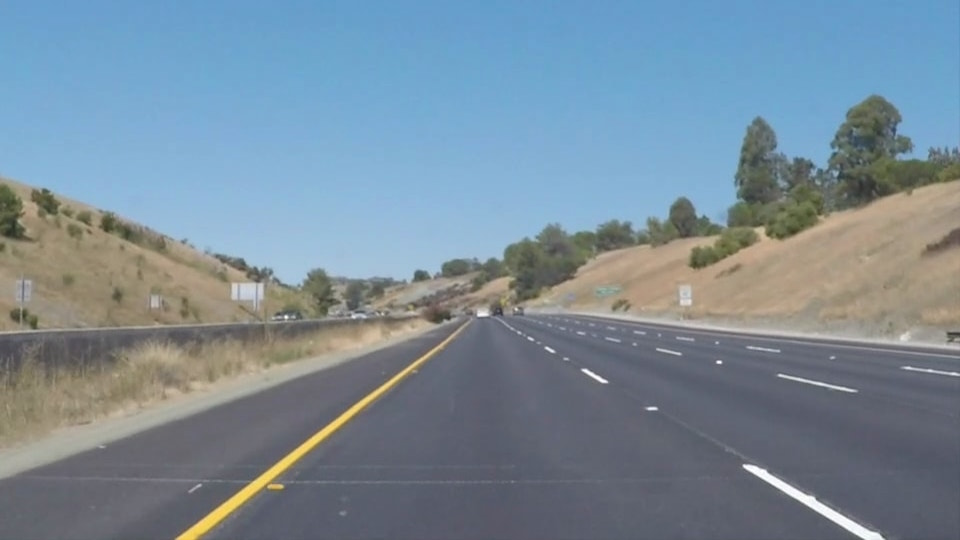
#> input picture openCV-automobile/images/perspective_Test.jpg, 960 x 540 px
$ python perspective_Image.py
#> lines starting #> are read from the running program, lines starting #| are printed output that depends on the picture
#-*- coding:utf-8 -*-
import cv2
import numpy as np
from matplotlib import pyplot as plt

img = cv2.imread('images/perspective_Test.jpg')
#> img is the input picture: shape (540, 960, 3); mean B, G, R 152.9, 139.4, 121.2
# [x,y] 좌표점을 4x2의 행렬로 작성
# 좌표점은 좌상->좌하->우상->우하
pts1 = np.float32([[360,400],[185,530],[580,382],[890,570]])

# 좌표의 이동점
pts2 = np.float32([[10,10],[10,1100],[1000,20],[1050,1155]])

# pts1의 좌표에 표시. perspective 변환 후 이동 점 확인.
cv2.circle(img, (504,1003), 20, (255,0,0),-1)
cv2.circle(img, (243,1524), 20, (0,255,0),-1)
cv2.circle(img, (1000,1000), 20, (0,0,255),-1)
cv2.circle(img, (1280,1685), 20, (0,0,0),-1)

M = cv2.getPerspectiveTransform(pts1, pts2)

dst = cv2.warpPerspective(img, M, (1100,1100))
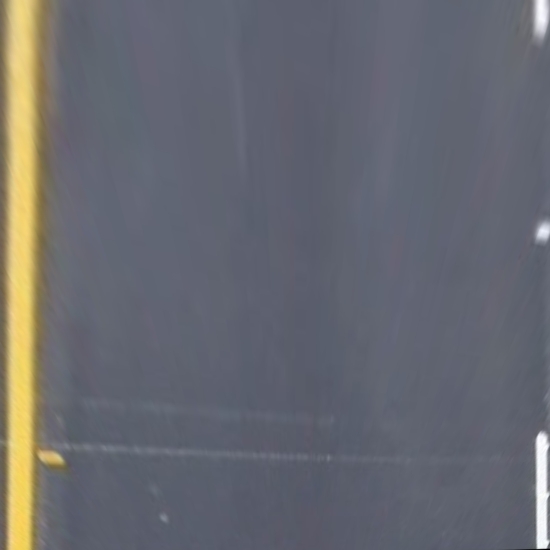
#> dst: shape (1100, 1100, 3) (shown at 1/2 size); mean B, G, R 111.7, 105.3, 103.9

plt.subplot(121),plt.imshow(img),plt.title('image')
plt.subplot(122),plt.imshow(dst),plt.title('Perspective')
plt.show()
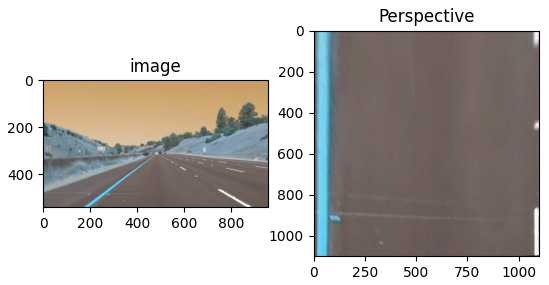
#> figure drawn by matplotlib, 2 panels; B, G, R data is drawn as R, G, B
